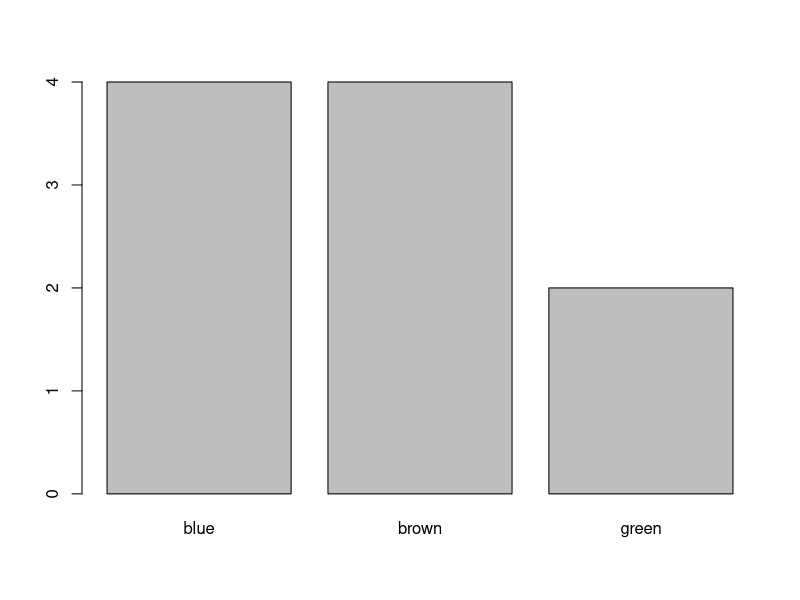
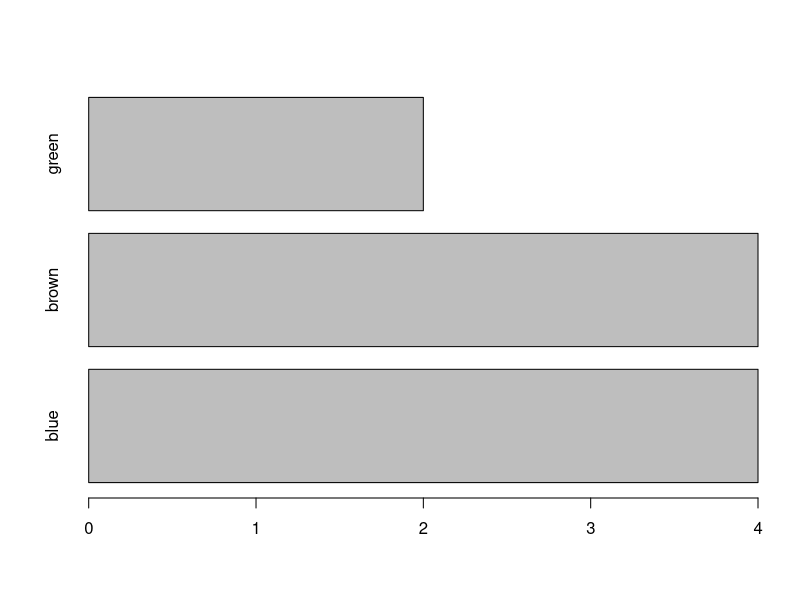
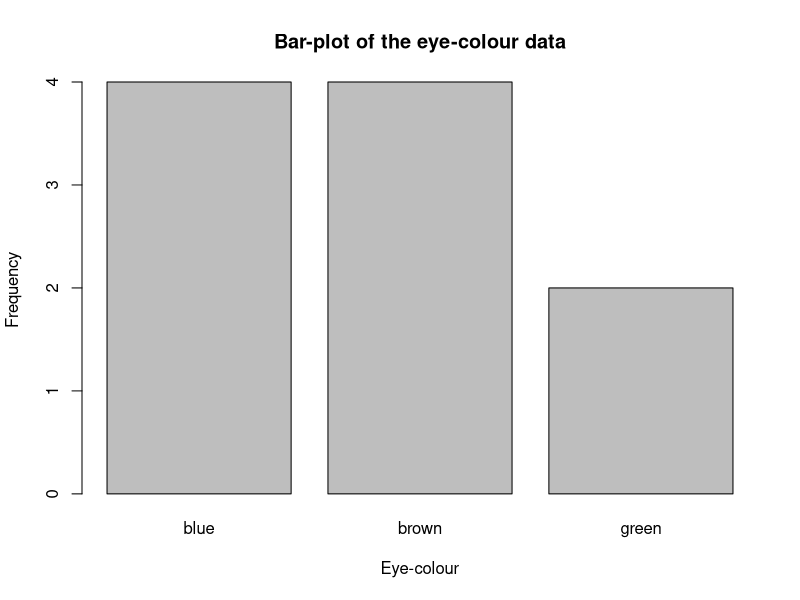
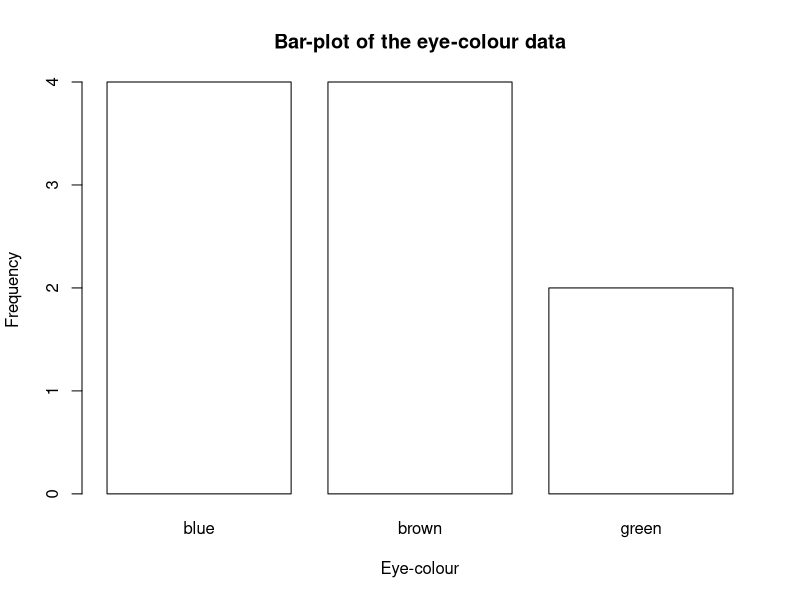
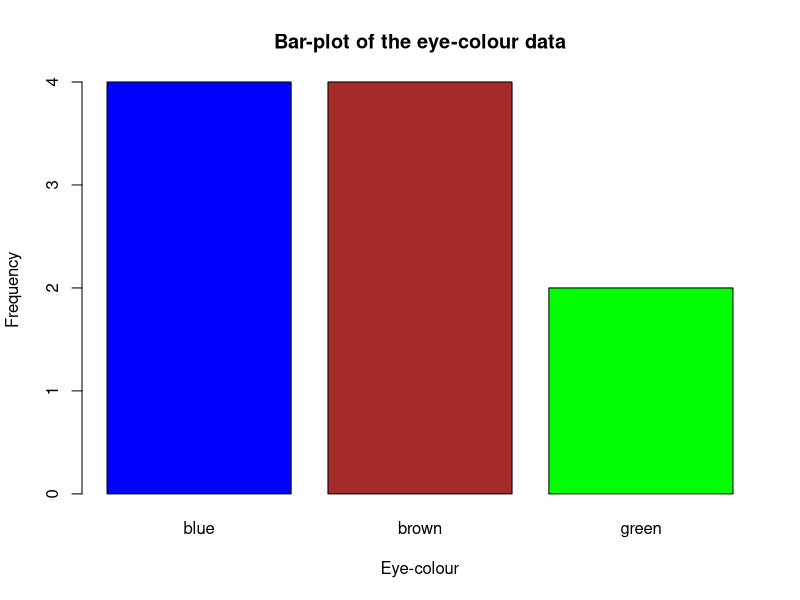
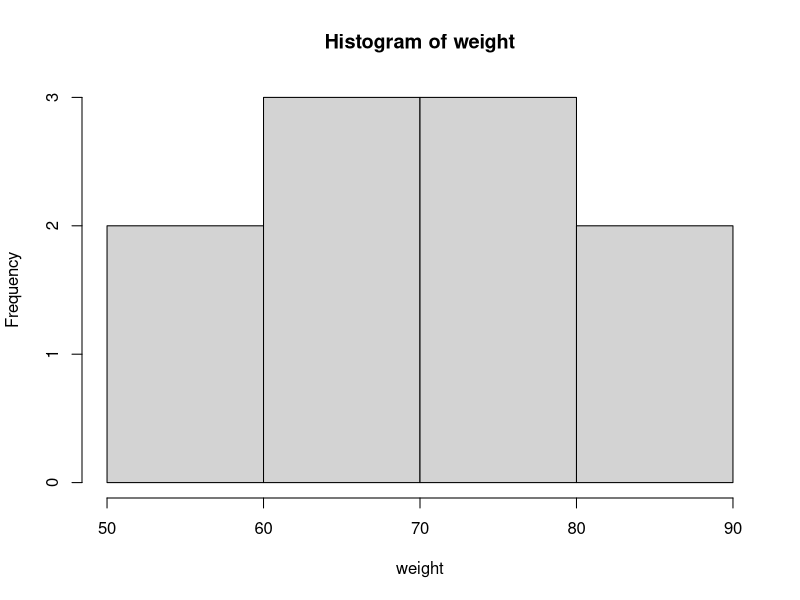
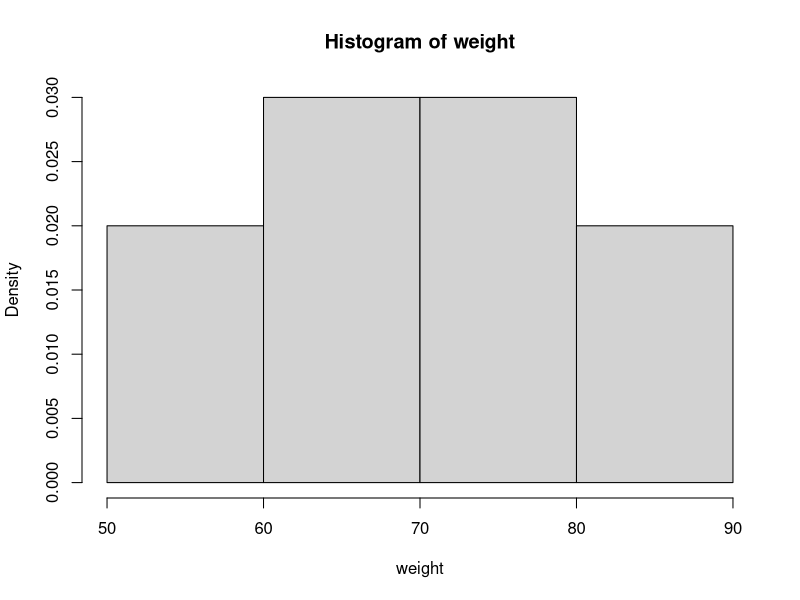
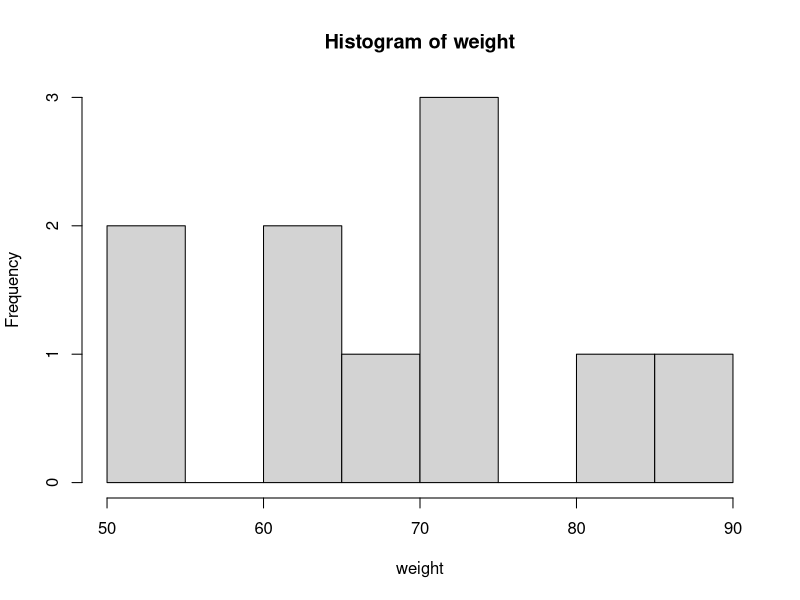

Source code (R) for these figures, in order:
##################################################
## Project: Undergraduate Biostatistics 
## Script purpose: Introduction to R
## Author: Ege Ulgen
##################################################

# Sample Session ----------------------------------------------------------

# This is a comment
# print a number
2 

2 + 3 # perform a simple calculation
2 * 3 

# natural log
log(2)

# working directory -------------------------------------------------------
# Return current working directory
getwd()

# Set working directory
setwd("/Users/egeulgen/Documents/Teaching/21_22_Undergrad/scripts")

# special characters in R -------------------------------------------------s
# NA: Not Available (i.e. missing values)
# NaN: Not a Number (e.g. 0/0)
0/0
# Inf: Infinity
# -Inf: Minus Infinity. For instance 0 divided by 0 gives a NaN, but 1 divided by 0 gives Inf.
1/0

# numeric and string objects ----------------------------------------------
### Numeric objects
# store an object
x <- 2
x # print this object

# store and print an object
(y <- 3)

# perform simple calculations
x + y
x * 3 + y * 2

# update an object to be doubled
x <- 2 * x

### String objects
x <- "Hello"
x

(y <- "World")

# concatenate the two words
paste(x, y)

# vectors -----------------------------------------------------------------
# store a vector
height <- c(168, 177, 177, 177, 178, 172, 165, 171, 178, 170)

# print the second element
height[2]

# print from the 2nd to the 5th element
height[2:5]

# Define a vector as a sequence (1 to 10)
(obs <- 1:10)

# define a regular sequence
seq(1, 10)
seq(1, 10, by = 2)

# Perform a simple calculation using vectors (element-wise)
weight <- c(88, 72, 85, 52, 71, 69, 61, 61, 51, 75)

BMI <- weight / ((height / 100) ^ 2)
BMI

### simple descriptions of the vector
# length
length(height)

### string vectors
eye_color <- c("blue", "green", "brown", "blue", "brown", 
               "blue", "blue", "green", "brown", "brown")

table(eye_color)

table(eye_color) / 10
table(eye_color) / 10 * 100

### appending to and deleting from a vector
# empty vector
my_vec <- c()
# append to vector
my_vec <- c(my_vec, 3)
my_vec
my_vec <- c(1, 2, my_vec)
my_vec

# delete an element
my_vec[2]
my_vec <- my_vec[-2]
my_vec

# simple plotting ---------------------------------------------------------

### bar plot
freq_tbl <- table(eye_color)
barplot(freq_tbl)

barplot(freq_tbl, horiz = TRUE)

barplot(freq_tbl, 
        xlab = "Eye-colour",
        ylab = "Frequency",
        main = "Bar-plot of the eye-colour data")

barplot(freq_tbl, 
        xlab = "Eye-colour",
        ylab = "Frequency",
        main = "Bar-plot of the eye-colour data",
        col = "white")

barplot(freq_tbl, 
        xlab = "Eye-colour",
        ylab = "Frequency",
        main = "Bar-plot of the eye-colour data",
        col = c("blue", "brown", "green"))

###  histogram of weight
hist(weight)
hist(weight, freq = FALSE)
hist(weight, breaks = 10)
hist(weight, breaks = 10, col = "blue")

### Cholesterol data
chol_vec <- c(213, 174, 193, 196, 220, 183, 194, 200, 192, 200, 200, 199, 178,
              183, 188, 193, 187, 181, 193, 205, 196, 211, 202, 213, 216, 206,
              195, 191, 171, 194, 184, 191, 221, 212, 221, 204, 204, 191, 183, 227)
hist(chol_vec)
hist(chol_vec, breaks = 15)

grp1 <- chol_vec[1:20]
grp2 <- chol_vec[21:40]
hist(grp1, col = "red", main = "Group 1 - Distribution")
hist(grp2, col = "blue", main = "Group 2 - Distribution")


min(chol_vec)
max(chol_vec)

hist(grp1, col = "red", main = "Distribution by Group", 
     xlim = c(170, 230), ylim = c(0, 10))
hist(grp2, col = "blue",
     xlim = c(170, 230), ylim = c(0, 10), add = TRUE)




hist(grp1, col = rgb(red = 1, green = 0, blue = 0, alpha = 0.5), 
     main = "Distribution by Group", 
     xlim = c(170, 230), ylim = c(0, 10),
     xlab = NULL)
hist(grp2, col = rgb(red = 0, green = 0, blue = 1, alpha = 0.5), 
     xlim = c(170, 230), ylim = c(0, 10), add = TRUE)
